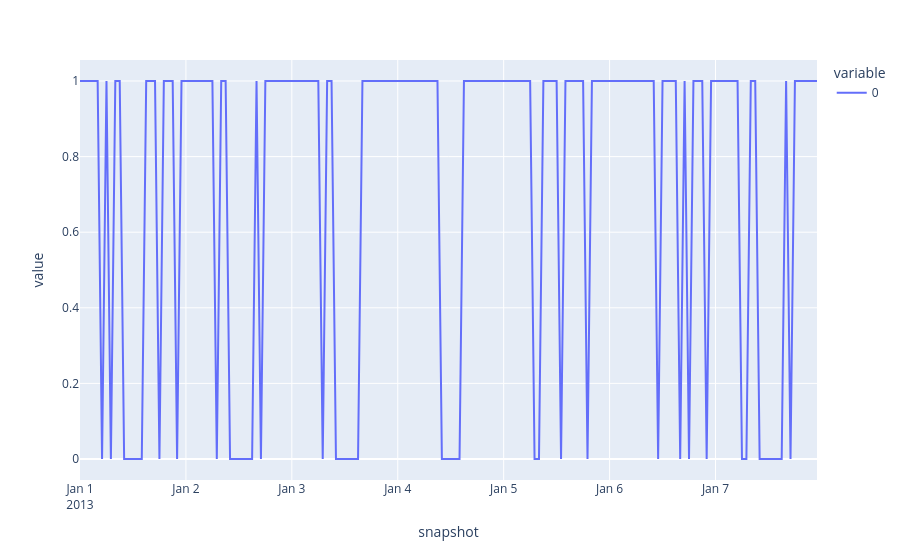

Write notebook code for a chart like this one.
### Markdown cell above
For the availability time series, with a single vehicle, we now have to work with discrete values. We can achieve this by using a binomial distribution to simulate the availability of the vehicle over time, taking into account the hours of the day and the day of the week and implement some additional hard constraints.

### Code cell
url = "https://tubcloud.tu-berlin.de/s/E3PBWPfYaWwCq7a/download/electric-vehicle-availability-example.csv"
available = pd.read_csv(url, index_col=0, parse_dates=True).squeeze()
available = available.resample("1h").mean().interpolate()
available.index = available.index.shift(-(2 * 365), freq="D")
available = available.reindex(n.snapshots).ffill()

rng = np.random.default_rng(42)  # seed for reproducibility
available = pd.Series(rng.binomial(1, available), index=available.index)
hours = available.index.hour
weekday = available.index.weekday
available[(hours >= 23) | (hours < 5)] = 1   # always at home 23–05
available[(hours >= 10) & (hours < 15) & (weekday < 5)] = 0  # always away 10–15
available.loc["2013-01-01":"2013-01-07"].plot()

### Figure 1 — Plotly figure (JSON) as saved in the notebook; plotly's stock layout.template omitted (floating-point values rounded to 4 significant figures; data arrays with more than 128 entries replaced by an {"elided": "..."} marker saying what was removed)
{"data": [{"hovertemplate": "variable=0<br>snapshot=%{x}<br>value=%{y}<extra></extra>", "legendgroup": "0", "line": {"color": "#636efa", "dash": "solid"}, "marker": {"symbol": "circle"}, "mode": "lines", "name": "0", "orientation": "v", "showlegend": true, "type": "scatter", "x": {"elided": "168 str values"}, "xaxis": "x", "y": {"elided": "168 int values"}, "yaxis": "y"}], "layout": {"legend": {"title": {"text": "variable"}, "tracegroupgap": 0}, "margin": {"t": 60}, "xaxis": {"anchor": "y", "domain": [0, 1], "title": {"text": "snapshot"}}, "yaxis": {"anchor": "x", "domain": [0, 1], "title": {"text": "value"}}}}
